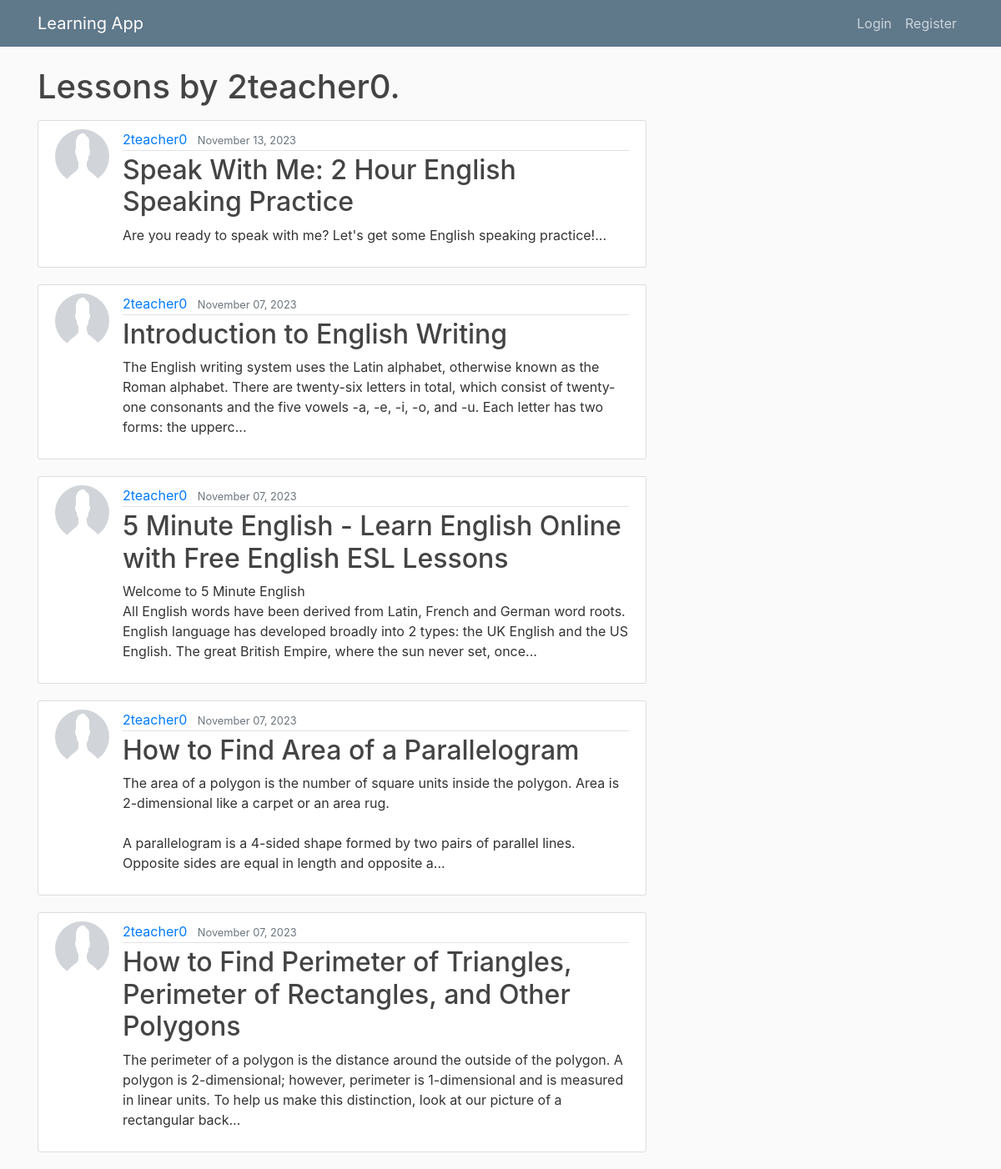
Before: /profile/lesson/2teacher0/ with the older database file.
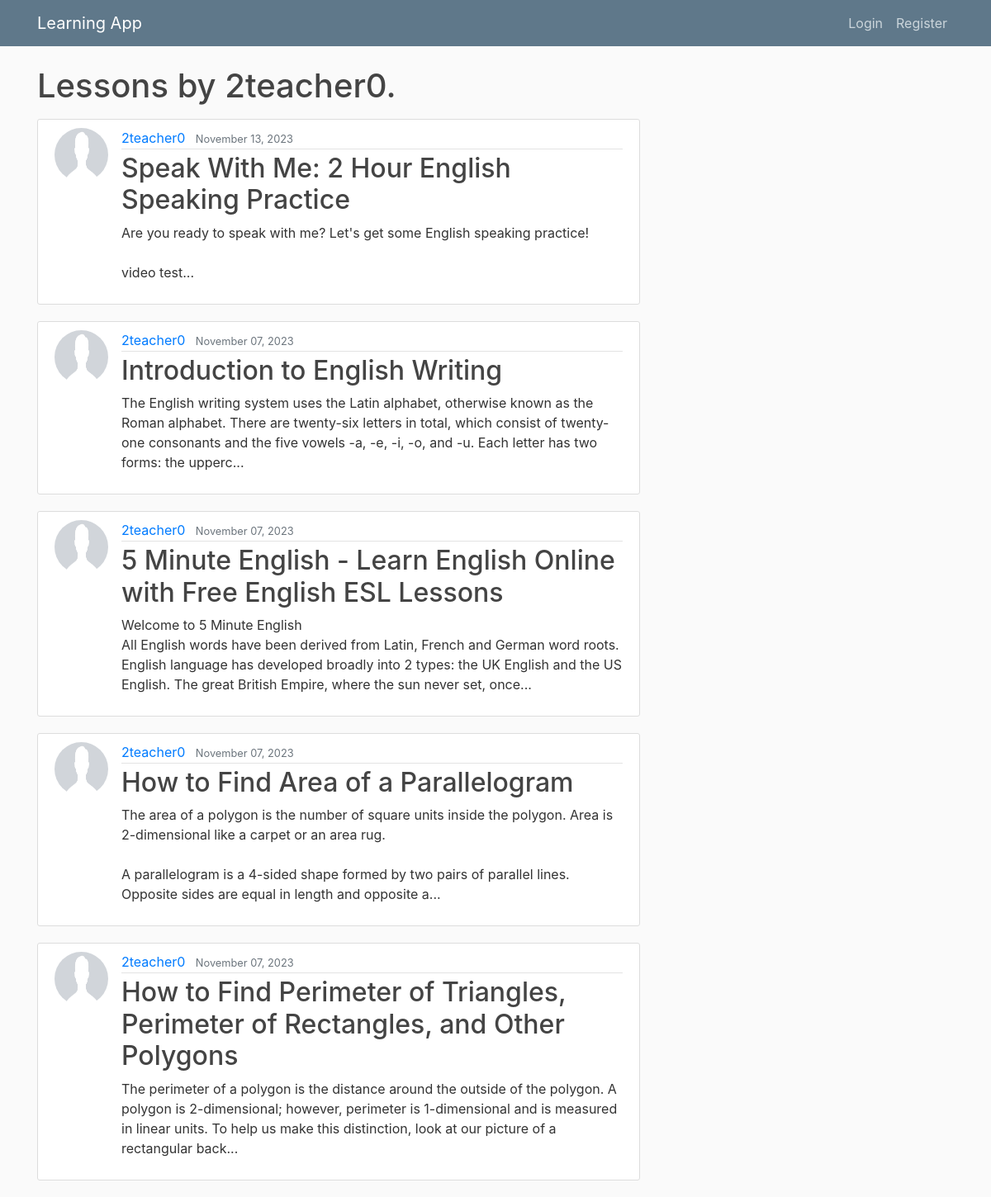
After: the same page with the newer database file.
### learning_app/models.py (models this page shows, shortened)
class Lesson(models.Model):
    title = models.CharField(max_length=200)
    content = models.TextField()
    date = models.DateTimeField(default=timezone.now)
    author = models.ForeignKey(User, on_delete=models.CASCADE, null=True)
    post_visits = models.IntegerField(default=0)
    document = models.FileField(upload_to='documents/', null=True, blank=True)
    video = models.URLField(max_length=200, null=True, blank=True)
    animation = models.FileField(upload_to='animations/', null=True, blank=True)
    course = models.ForeignKey(Course, on_delete=models.CASCADE, related_name='lessons', default=4)

class Profile(models.Model):
    user = models.OneToOneField(User, on_delete=models.CASCADE)
    image = models.ImageField(default='default.png', upload_to='profile_pics')
    ROLE_CHOICES = [
        ('TEACHER', 'Teacher'),
        ('STUDENT', 'Student'),
        ('ADMIN', 'Admin')
    ]
    role = models.CharField(max_length=10, choices=ROLE_CHOICES, default='STUDENT')

### learning_app/views.py (the view)
# urls.py: path('profile/lesson/<str:username>/', UserLessonListView.as_view(), name='user-lessons'),  # individual users lessons
class UserLessonListView(ListView):
    model = Lesson
    template_name = 'learning_app/user_lesson.html'  # <app>/<model>_<viewtype>.html
    context_object_name = 'lessons'
    def get_queryset(self):
        user = get_object_or_404(User, username=self.kwargs.get('username'))
        return Lesson.objects.filter(author=user).order_by('-date')

### learning_app/templates/learning_app/user_lesson.html
{% extends "learning_app/base.html" %}
{% load crispy_forms_tags %}
{% block content %}
    <h1 class="mb-3" >Lessons by {{ view.kwargs.username }}. </h1>
    {% for lesson in lessons %}
        <article class="media content-section">
            <img class="rounded-circle article-img" src="{{ lesson.author.profile.image.url }}">
            <div class="media-body">
                <div class="article-metadata">
                    <a class="mr-2" href="{% url 'user-lessons' lesson.author.username %}">{{ lesson.author }}</a>
                    <small class="text-muted">{{ lesson.date|date:"F d, Y" }}</small>
                </div>
                <h2><a class="article-title " href="{% url 'lesson-detail' lesson.id %}">{{ lesson.title }}</a></h2>
                <p class="article-content">{{ lesson.content|slice:":250"  }}...</p>
            </div>
        </article>
    {% endfor %}
{% endblock content %}

Changed rows visible on the page:
changed Lesson "Speak With Me: 2 Hour English Speaking Practice": content "Are you ready to speak with me? Let's get some English speaking practice!" → "Are you ready to speak with me? Let's get some English speaking practice! video test"
